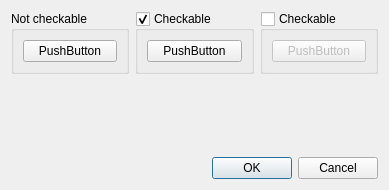
<?xml version="1.0" encoding="UTF-8"?>
<ui version="4.0">
 <class>Dialog</class>
 <widget class="QDialog" name="Dialog">
  <property name="geometry">
   <rect>
    <x>0</x>
    <y>0</y>
    <width>389</width>
    <height>190</height>
   </rect>
  </property>
  <property name="windowTitle">
   <string>Dialog</string>
  </property>
  <layout class="QGridLayout" name="gridLayout">
   <item row="0" column="0">
    <layout class="QVBoxLayout" name="verticalLayout_4">
     <item>
      <layout class="QHBoxLayout" name="horizontalLayout">
       <item>
        <widget class="QGroupBox" name="groupBox">
         <property name="title">
          <string>Not checkable</string>
         </property>
         <layout class="QVBoxLayout" name="verticalLayout">
          <item>
           <widget class="QPushButton" name="pushButton">
            <property name="text">
             <string>PushButton</string>
            </property>
           </widget>
          </item>
         </layout>
        </widget>
       </item>
       <item>
        <widget class="QGroupBox" name="groupBox_2">
         <property name="title">
          <string>Checkable</string>
         </property>
         <property name="checkable">
          <bool>true</bool>
         </property>
         <layout class="QVBoxLayout" name="verticalLayout_2">
          <item>
           <widget class="QPushButton" name="pushButton_2">
            <property name="text">
             <string>PushButton</string>
            </property>
           </widget>
          </item>
         </layout>
        </widget>
       </item>
       <item>
        <widget class="QGroupBox" name="groupBox_3">
         <property name="title">
          <string>Checkable</string>
         </property>
         <property name="checkable">
          <bool>true</bool>
         </property>
         <property name="checked">
          <bool>false</bool>
         </property>
         <layout class="QVBoxLayout" name="verticalLayout_3">
          <item>
           <widget class="QPushButton" name="pushButton_3">
            <property name="text">
             <string>PushButton</string>
            </property>
           </widget>
          </item>
         </layout>
        </widget>
       </item>
      </layout>
     </item>
     <item>
      <spacer name="verticalSpacer">
       <property name="orientation">
        <enum>Qt::Vertical</enum>
       </property>
       <property name="sizeHint" stdset="0">
        <size>
         <width>20</width>
         <height>40</height>
        </size>
       </property>
      </spacer>
     </item>
     <item>
      <widget class="QDialogButtonBox" name="buttonBox">
       <property name="orientation">
        <enum>Qt::Horizontal</enum>
       </property>
       <property name="standardButtons">
        <set>QDialogButtonBox::Cancel|QDialogButtonBox::Ok</set>
       </property>
      </widget>
     </item>
    </layout>
   </item>
  </layout>
 </widget>
 <resources/>
 <connections>
  <connection>
   <sender>buttonBox</sender>
   <signal>accepted()</signal>
   <receiver>Dialog</receiver>
   <slot>accept()</slot>
   <hints>
    <hint type="sourcelabel">
     <x>248</x>
     <y>254</y>
    </hint>
    <hint type="destinationlabel">
     <x>157</x>
     <y>274</y>
    </hint>
   </hints>
  </connection>
  <connection>
   <sender>buttonBox</sender>
   <signal>rejected()</signal>
   <receiver>Dialog</receiver>
   <slot>reject()</slot>
   <hints>
    <hint type="sourcelabel">
     <x>316</x>
     <y>260</y>
    </hint>
    <hint type="destinationlabel">
     <x>286</x>
     <y>274</y>
    </hint>
   </hints>
  </connection>
 </connections>
</ui>
